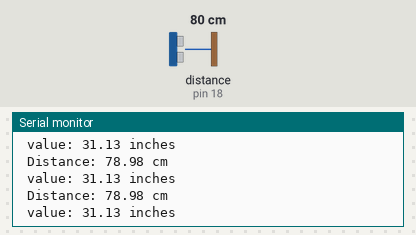
Simulated run of this sketch. Board: Arduino Uno, built with avr-gcc and run on an emulated ATmega328P. Parts: the last lines printed to the serial monitor. Wiring (inferred from the names in the program): ultrasonic range finder: trigger pin 15; echo pin 18. The inputs (shaded band) are chosen by the test bench; at power-on: distance to the obstacle (sensor on pin 18) 80 cm. The echo pulse lasts 58.3 µs per cm.

Above: at 1.5 s.
1.6 s: distance to the obstacle (sensor on pin 18) set to 2 cm
At 2.7 s:
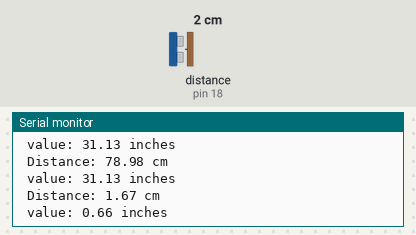
3.1 s: distance to the obstacle (sensor on pin 18) set to 4 cm
At 4.1 s:
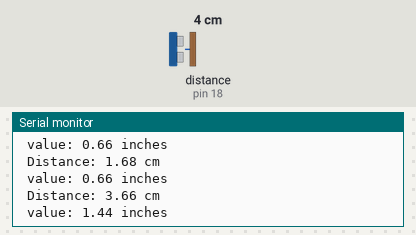
Timing chart, 0 to 6.1 s (numbered marks = the images above; inputs shaded):
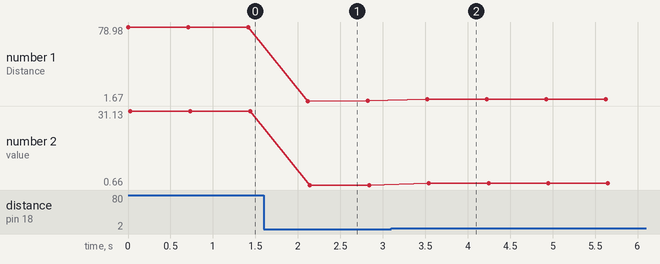

The sketch:

ultrasensor.ino
```cpp
#define TRIG_PIN 15
#define ECHO_PIN 18


void setup() {
  Serial.begin(9600);
  pinMode(TRIG_PIN, OUTPUT);
  pinMode(ECHO_PIN, INPUT);

}

void loop() {
  digitalWrite(TRIG_PIN, LOW);
  delayMicroseconds(2);
  digitalWrite(TRIG_PIN, HIGH);
  delayMicroseconds(10);
  digitalWrite(TRIG_PIN, LOW);

  long duration = pulseIn(ECHO_PIN, HIGH, 30000);

  if (duration == 0) {

    Serial.println("No echo received");

  } else {
    float distance = duration * 0.034 / 2;
    float value = duration * 0.0067;
    Serial.print(" Distance: ");
    Serial.print(distance);
    Serial.println(" cm");
    Serial.print(" value: ");
    Serial.print(value);
    Serial.println(" inches");
  }

  delay(700);
}
```

Measured:
- after the input at 1.6 s, the serial monitor: prints a new line after 0.52 s (image 1)
- after the input at 3.1 s, the serial monitor: prints a new line after 0.42 s (image 2)
- plotted number 1: 78.98 → 1.68 after the input at 1.6 s, 1.68 → 3.66 after the input at 3.1 s
- plotted number 2: 31.13 → 0.66 after the input at 1.6 s, 0.66 → 1.44 after the input at 3.1 s
